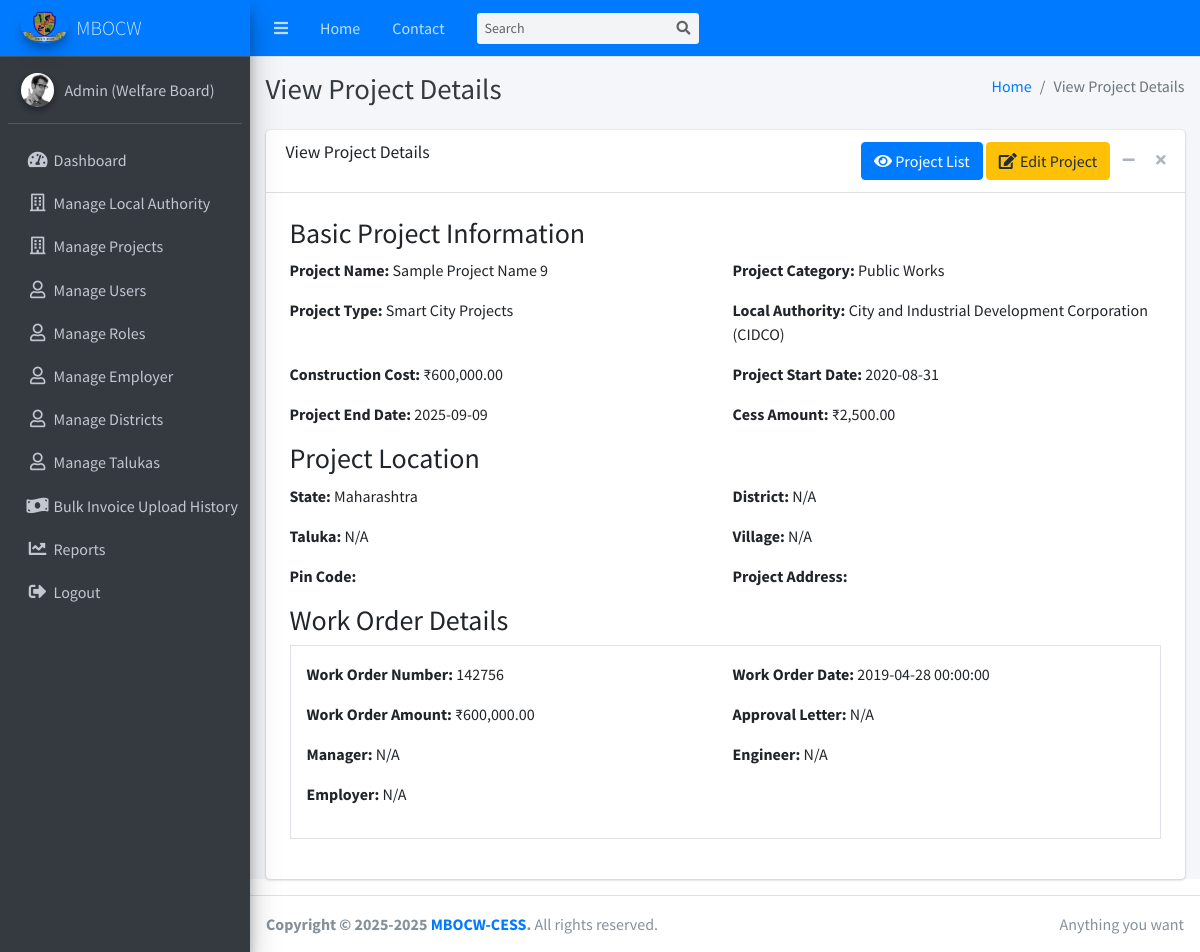
The app's page /dashboard/view-project.php?id=9 (signed in) with its own data.
### tables this page shows
CREATE TABLE IF NOT EXISTS `projects` (
  `id` bigint UNSIGNED NOT NULL AUTO_INCREMENT,
  `project_name` varchar(255) NOT NULL,
  `project_description` text,
  `project_category_id` bigint UNSIGNED NOT NULL,
  `project_type_id` bigint UNSIGNED NOT NULL,
  `local_authority_id` int NOT NULL,
  `construction_cost` decimal(15,2) NOT NULL,
  `project_start_date` date DEFAULT NULL,
  `project_end_date` date DEFAULT NULL,
  `cess_amount` decimal(15,2) DEFAULT NULL,
  `state_id` bigint UNSIGNED DEFAULT NULL,
  `district_id` bigint UNSIGNED DEFAULT NULL,
  `taluka_id` bigint UNSIGNED DEFAULT NULL,
  `village_id` bigint UNSIGNED DEFAULT NULL,
  `pin_code` varchar(6) DEFAULT NULL,
  `project_address` text,
  `status` enum('Pending','Approved','Rejected','Completed') DEFAULT 'Pending',
  `created_by` bigint UNSIGNED DEFAULT NULL,
  `updated_by` bigint UNSIGNED DEFAULT NULL,
  `created_at` datetime DEFAULT CURRENT_TIMESTAMP,
  `updated_at` datetime DEFAULT CURRENT_TIMESTAMP,
  PRIMARY KEY (`id`)
);

CREATE TABLE IF NOT EXISTS `project_categories` (
  `id` int UNSIGNED NOT NULL AUTO_INCREMENT,
  `name` varchar(100) NOT NULL,
  `description` text,
  `is_active` tinyint(1) DEFAULT '1',
  `created_at` timestamp NULL DEFAULT CURRENT_TIMESTAMP,
  `updated_at` timestamp NULL DEFAULT CURRENT_TIMESTAMP ON UPDATE CURRENT_TIMESTAMP,
  PRIMARY KEY (`id`)
);

CREATE TABLE IF NOT EXISTS `project_types` (
  `id` int UNSIGNED NOT NULL AUTO_INCREMENT,
  `category_id` int UNSIGNED NOT NULL,
  `name` varchar(255) NOT NULL,
  `description` text,
  `cess_trigger` text NOT NULL,
  `how_cess_is_paid` text NOT NULL,
  `is_active` tinyint(1) DEFAULT '1',
  `created_at` timestamp NULL DEFAULT CURRENT_TIMESTAMP,
  `updated_at` timestamp NULL DEFAULT CURRENT_TIMESTAMP ON UPDATE CURRENT_TIMESTAMP,
  PRIMARY KEY (`id`),
  KEY `category_id` (`category_id`)
);

CREATE TABLE IF NOT EXISTS `local_authorities` (
  `id` int NOT NULL AUTO_INCREMENT,
  `type_id` int NOT NULL COMMENT 'local_authority_types id',
  `name` text,
  `state_id` int NOT NULL,
  `district_id` int NOT NULL,
  `taluka_id` int NOT NULL,
  `village_id` int NOT NULL,
  `address` text NOT NULL,
  `contact_email` varchar(255) DEFAULT NULL,
  `contact_phone` varchar(20) DEFAULT NULL,
  `is_active` int NOT NULL COMMENT '1=active, 2=inactive, 3=deleted	',
  `created_at` datetime NOT NULL DEFAULT CURRENT_TIMESTAMP,
  `updated_at` datetime NOT NULL DEFAULT CURRENT_TIMESTAMP,
  PRIMARY KEY (`id`)
);

CREATE TABLE IF NOT EXISTS `project_work_orders` (
  `id` int NOT NULL AUTO_INCREMENT,
  `project_id` int NOT NULL,
  `work_order_number` varchar(100) NOT NULL,
  `work_order_date` datetime NOT NULL,
  `work_order_amount` decimal(15,2) NOT NULL,
  `work_order_cess_amount` decimal(15,2) NOT NULL,
  `work_order_gst_cess_amount` decimal(15,2) NOT NULL,
  `work_order_administrative_cost` decimal(15,2) NOT NULL,
  `work_order_effective_cess_amount` decimal(15,2) NOT NULL,
  `work_order_approval_letter` text NOT NULL,
  `employer_id` int NOT NULL,
  `manager_id` int NOT NULL,
  `engineer_id` int NOT NULL,
  `status` enum('Pending','Approved','Rejected','Completed') NOT NULL,
  `created_by` int NOT NULL,
  `updated_by` int NOT NULL,
  `created_at` timestamp NOT NULL DEFAULT CURRENT_TIMESTAMP,
  `updated_at` datetime NOT NULL DEFAULT CURRENT_TIMESTAMP,
  PRIMARY KEY (`id`)
);

### dashboard/view-project.php (the view, shortened to what this page needs)
<?php
require_once '../config/db.php';
$project_id = intval($_GET['id']);
$stmt = $conn->prepare("SELECT * FROM projects WHERE id = ?");
$stmt->bind_param("i", $project_id);
$stmt->execute();
$project = $stmt->get_result()->fetch_assoc();
$category_name = 'N/A';
if (!empty($project['project_category_id'])) {
    $category_name = $conn->query("SELECT name FROM project_categories WHERE id = " . $project['project_category_id'])->fetch_assoc()['name'] ?? 'N/A';
}
$project_type_name = 'N/A';
if (!empty($project['project_type_id'])) {
    $project_type_name = $conn->query("SELECT name FROM project_types WHERE id = " . $project['project_type_id'])->fetch_assoc()['name'] ?? 'N/A';
}
$local_authority_name = 'N/A';
if (!empty($project['local_authority_id'])) {
    $local_authority_name = $conn->query("SELECT name FROM local_authorities WHERE id = " . $project['local_authority_id'])->fetch_assoc()['name'] ?? 'N/A';
}
$district_name = 'N/A';
$taluka_name = 'N/A';
$village_name = 'N/A';
$stmt_wo = $conn->prepare("SELECT * FROM project_work_orders WHERE project_id = ?");
$stmt_wo->bind_param("i", $project_id);
$stmt_wo->execute();
$work_orders = $stmt_wo->get_result()->fetch_all(MYSQLI_ASSOC);
?>
<!DOCTYPE html>
<html lang="en">
<head>
  <link rel="stylesheet" href="../plugins/fontawesome-free/css/all.min.css">
  <link rel="stylesheet" href="../dist/css/adminlte.min.css">
</head>
<body class="hold-transition sidebar-mini">
<div class="wrapper">
  <?php include('includes/navbar.php'); ?>
  <?php include('includes/sidebar.php'); ?>
  <div class="content-wrapper">
    <div class="content-header">
      <div class="container-fluid">
        <div class="row mb-2">
          <div class="col-sm-6">
            <h1 class="m-0 text-dark">View Project Details</h1>
          </div>
          <div class="col-sm-6">
            <ol class="breadcrumb float-sm-right">
              <li class="breadcrumb-item"><a href="#">Home</a></li>
              <li class="breadcrumb-item active">View Project Details</li>
            </ol>
          </div>
        </div>
      </div>
    </div>
    <div class="content">
        <div class="container-fluid">
            <div class="card">
                <div class="card-header">
                    <h3 class="card-title">View Project Details</h3>
                    <div class="card-tools">
                        <a href="projects.php" class="btn btn-primary" ><i class="fas fa-eye"></i> Project List</a>
                        <a href="edit-project.php?id=<?= $project['id'] ?>" class="btn btn-warning"><i class="fas fa-edit"></i> Edit Project</a>
                        <button type="button" class="btn btn-tool" data-card-widget="collapse" data-toggle="tooltip" title="Collapse"><i class="fas fa-minus"></i></button>
                        <button type="button" class="btn btn-tool" data-card-widget="remove" data-toggle="tooltip" title="Remove"><i class="fas fa-times"></i></button>
                    </div>
                </div>
                <div class="card-body p-4">
                    <div class="row">
                        <div class="col-md-12">
                            <h3>Basic Project Information</h3>
                            <div class="row">
                                <div class="col-md-6">
                                    <p><strong>Project Name:</strong> <?= htmlspecialchars($project['project_name']) ?></p>
                                </div>
                                <div class="col-md-6">
                                    <p><strong>Project Category:</strong> <?= htmlspecialchars($category_name) ?></p>
                                </div>
                                <div class="col-md-6">
                                    <p><strong>Project Type:</strong> <?= htmlspecialchars($project_type_name) ?></p>
                                </div>
                                <div class="col-md-6">
                                    <p><strong>Local Authority:</strong> <?= htmlspecialchars($local_authority_name) ?></p>
                                </div>
                                <div class="col-md-6">
                                    <p><strong>Construction Cost:</strong> ₹<?= number_format($project['construction_cost'], 2) ?></p>
                                </div>
                                <div class="col-md-6">
                                    <p><strong>Project Start Date:</strong> <?= htmlspecialchars($project['project_start_date']) ?></p>
                                </div>
                                <div class="col-md-6">
                                    <p><strong>Project End Date:</strong> <?= htmlspecialchars($project['project_end_date']) ?></p>
                                </div>
                                <div class="col-md-6">
                                    <p><strong>Cess Amount:</strong> ₹<?= number_format($project['cess_amount'], 2) ?></p>
                                </div>
                            </div>
                            <h3>Project Location</h3>
                            <div class="row">
                                <div class="col-md-6">
                                    <p><strong>State:</strong> Maharashtra</p>
                                </div>
                                <div class="col-md-6">
                                    <p><strong>District:</strong> <?= htmlspecialchars($district_name) ?></p>
                                </div>
                                <div class="col-md-6">
                                    <p><strong>Taluka:</strong> <?= htmlspecialchars($taluka_name) ?></p>
                                </div>
                                <div class="col-md-6">
                                    <p><strong>Village:</strong> <?= htmlspecialchars($village_name) ?></p>
                                </div>
                                <div class="col-md-6">
                                    <p><strong>Pin Code:</strong> <?= htmlspecialchars($project['pin_code'] ?? '') ?></p>
                                </div>
                                <div class="col-md-6">
                                    <p><strong>Project Address:</strong> <?= htmlspecialchars($project['project_address'] ?? '') ?></p>
                                </div>
                            </div>
                            <h3>Work Order Details</h3>
                            <?php if (!empty($work_orders)): ?>
                                <?php foreach ($work_orders as $index => $wo):
                                    $wo_manager_name = 'N/A';
                                    $wo_engineer_name = 'N/A';
                                    $wo_employer_name = 'N/A';
                                ?>
                                <div class="work-order-section border p-3 mb-3">
                                    <div class="row">
                                        <div class="col-md-6">
                                            <p><strong>Work Order Number:</strong> <?= htmlspecialchars($wo['work_order_number']) ?></p>
                                        </div>
                                        <div class="col-md-6">
                                            <p><strong>Work Order Date:</strong> <?= htmlspecialchars($wo['work_order_date']) ?></p>
                                        </div>
                                        <div class="col-md-6">
                                            <p><strong>Work Order Amount:</strong> ₹<?= number_format($wo['work_order_amount'], 2) ?></p>
                                        </div>
                                        <div class="col-md-6">
                                            <p><strong>Approval Letter:</strong>
                                            <?php if ($wo['work_order_approval_letter']): ?>
                                                <a href="../uploads/work_orders/<?= htmlspecialchars($wo['work_order_approval_letter']) ?>" target="_blank">View File</a>
                                            <?php else: ?>
                                                N/A
                                            <?php endif; ?>
                                            </p>
                                        </div>
                                        <div class="col-md-6">
                                            <p><strong>Manager:</strong> <?= htmlspecialchars($wo_manager_name) ?></p>
                                        </div>
                                        <div class="col-md-6">
                                            <p><strong>Engineer:</strong> <?= htmlspecialchars($wo_engineer_name) ?></p>
                                        </div>
                                        <div class="col-md-6">
                                            <p><strong>Employer:</strong> <?= htmlspecialchars($wo_employer_name) ?></p>
                                        </div>
                                    </div>
                                </div>
                                <?php endforeach; ?>
                            <?php else: ?>
                                <p>No work orders found for this project.</p>
                            <?php endif; ?>
                        </div>
                    </div>
                </div>
            </div>
        </div>
    </div>
  </div>
  <?php include('includes/footer.php'); ?>
</div>
</body>
</html>

### records on screen
projects: project_name "Sample Project Name 9", project_category.name "Public Works", project_type.name "Smart City Projects", local_authority.name "City and Industrial Development Corporation (CIDCO)", construction_cost "600,000.00", project_start_date "2020-08-31", project_end_date "2025-09-09", cess_amount "2,500.00"
project_work_orders: work_order_number "142756", work_order_date "2019-04-28 00:00:00", work_order_amount "600,000.00", work_order_approval_letter "N/A", wo_manager_name "N/A", wo_engineer_name "N/A", wo_employer_name "N/A"

### other values on screen
$_SESSION['user_role_name'] "Admin (Welfare Board)"
$district_name "N/A"
$taluka_name "N/A"
$village_name "N/A"
